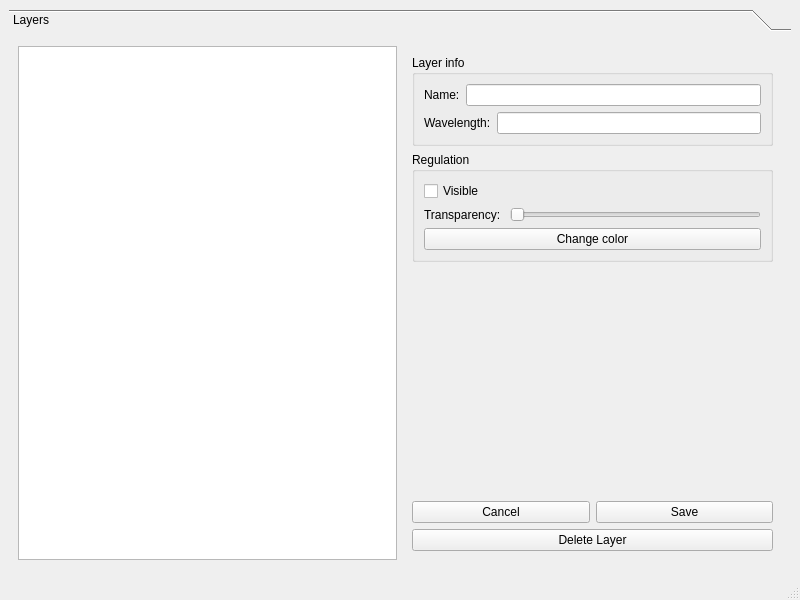
<?xml version="1.0" encoding="UTF-8"?>
<ui version="4.0">
 <class>vtkfitstoolwidget_new</class>
 <widget class="QMainWindow" name="vtkfitstoolwidget_new">
  <property name="geometry">
   <rect>
    <x>0</x>
    <y>0</y>
    <width>800</width>
    <height>600</height>
   </rect>
  </property>
  <property name="windowTitle">
   <string>MainWindow</string>
  </property>
  <widget class="QWidget" name="centralwidget">
   <layout class="QVBoxLayout" name="verticalLayout">
    <item>
     <widget class="QToolBox" name="toolBox">
      <property name="currentIndex">
       <number>0</number>
      </property>
      <widget class="QWidget" name="page">
       <property name="geometry">
        <rect>
         <x>0</x>
         <y>0</y>
         <width>776</width>
         <height>499</height>
        </rect>
       </property>
       <attribute name="label">
        <string>Layers</string>
       </attribute>
       <layout class="QHBoxLayout" name="horizontalLayout">
        <item>
         <widget class="QTreeWidget" name="layerTreeWidget">
          <property name="headerHidden">
           <bool>true</bool>
          </property>
          <column>
           <property name="text">
            <string notr="true">color</string>
           </property>
          </column>
          <column>
           <property name="text">
            <string>name</string>
           </property>
          </column>
         </widget>
        </item>
        <item>
         <widget class="QWidget" name="widget" native="true">
          <layout class="QVBoxLayout" name="verticalLayout_2">
           <item>
            <widget class="QGroupBox" name="infoGroupBox">
             <property name="title">
              <string>Layer info</string>
             </property>
             <layout class="QVBoxLayout" name="verticalLayout_3">
              <item>
               <layout class="QHBoxLayout" name="horizontalLayout_4">
                <item>
                 <widget class="QLabel" name="label">
                  <property name="text">
                   <string>Name:</string>
                  </property>
                 </widget>
                </item>
                <item>
                 <widget class="QLineEdit" name="nameLineEdit"/>
                </item>
               </layout>
              </item>
              <item>
               <layout class="QHBoxLayout" name="horizontalLayout_2">
                <item>
                 <widget class="QLabel" name="label_2">
                  <property name="text">
                   <string>Wavelength:</string>
                  </property>
                 </widget>
                </item>
                <item>
                 <widget class="QLineEdit" name="wavelenghtLineEdit"/>
                </item>
               </layout>
              </item>
             </layout>
            </widget>
           </item>
           <item>
            <widget class="QGroupBox" name="regulationGroupBox">
             <property name="title">
              <string>Regulation</string>
             </property>
             <layout class="QVBoxLayout" name="verticalLayout_4">
              <item>
               <widget class="QCheckBox" name="checkBox">
                <property name="text">
                 <string>Visible</string>
                </property>
               </widget>
              </item>
              <item>
               <layout class="QHBoxLayout" name="horizontalLayout_6">
                <item>
                 <widget class="QLabel" name="label_3">
                  <property name="text">
                   <string>Transparency: </string>
                  </property>
                 </widget>
                </item>
                <item>
                 <widget class="QSlider" name="horizontalSlider">
                  <property name="orientation">
                   <enum>Qt::Horizontal</enum>
                  </property>
                 </widget>
                </item>
               </layout>
              </item>
              <item>
               <widget class="QPushButton" name="pushButton_4">
                <property name="text">
                 <string>Change color</string>
                </property>
               </widget>
              </item>
             </layout>
            </widget>
           </item>
           <item>
            <spacer name="verticalSpacer">
             <property name="orientation">
              <enum>Qt::Vertical</enum>
             </property>
             <property name="sizeHint" stdset="0">
              <size>
               <width>20</width>
               <height>40</height>
              </size>
             </property>
            </spacer>
           </item>
           <item>
            <layout class="QHBoxLayout" name="horizontalLayout_3">
             <item>
              <widget class="QPushButton" name="pushButton_2">
               <property name="text">
                <string>Cancel</string>
               </property>
              </widget>
             </item>
             <item>
              <widget class="QPushButton" name="savePushButton">
               <property name="text">
                <string>Save</string>
               </property>
              </widget>
             </item>
            </layout>
           </item>
           <item>
            <widget class="QPushButton" name="deletePushButton">
             <property name="autoFillBackground">
              <bool>false</bool>
             </property>
             <property name="text">
              <string>Delete Layer</string>
             </property>
            </widget>
           </item>
          </layout>
         </widget>
        </item>
       </layout>
      </widget>
     </widget>
    </item>
   </layout>
  </widget>
  <widget class="QMenuBar" name="menubar">
   <property name="geometry">
    <rect>
     <x>0</x>
     <y>0</y>
     <width>800</width>
     <height>22</height>
    </rect>
   </property>
  </widget>
  <widget class="QStatusBar" name="statusbar"/>
 </widget>
 <resources/>
 <connections/>
</ui>
